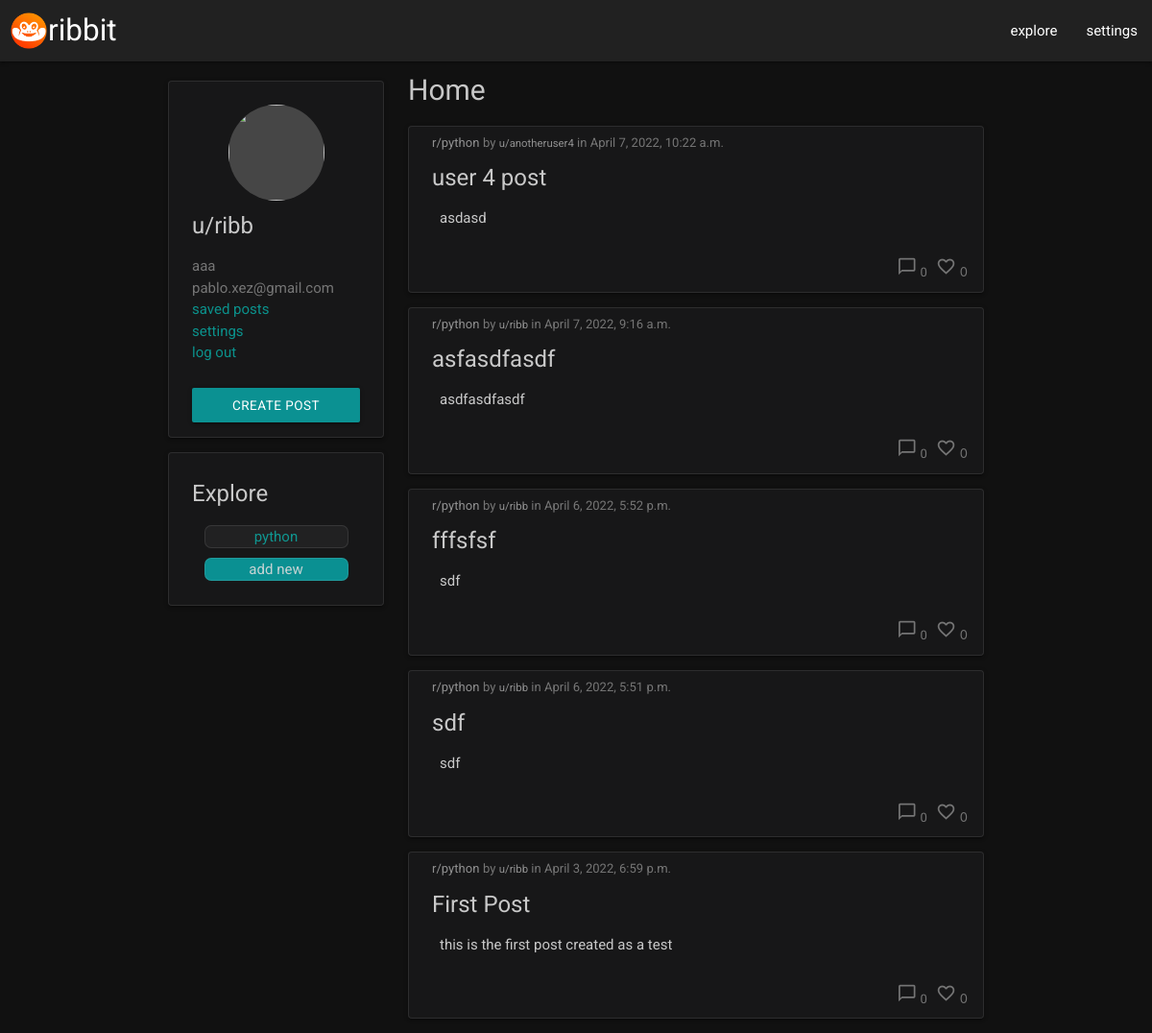
The app's page / (signed in), older data.
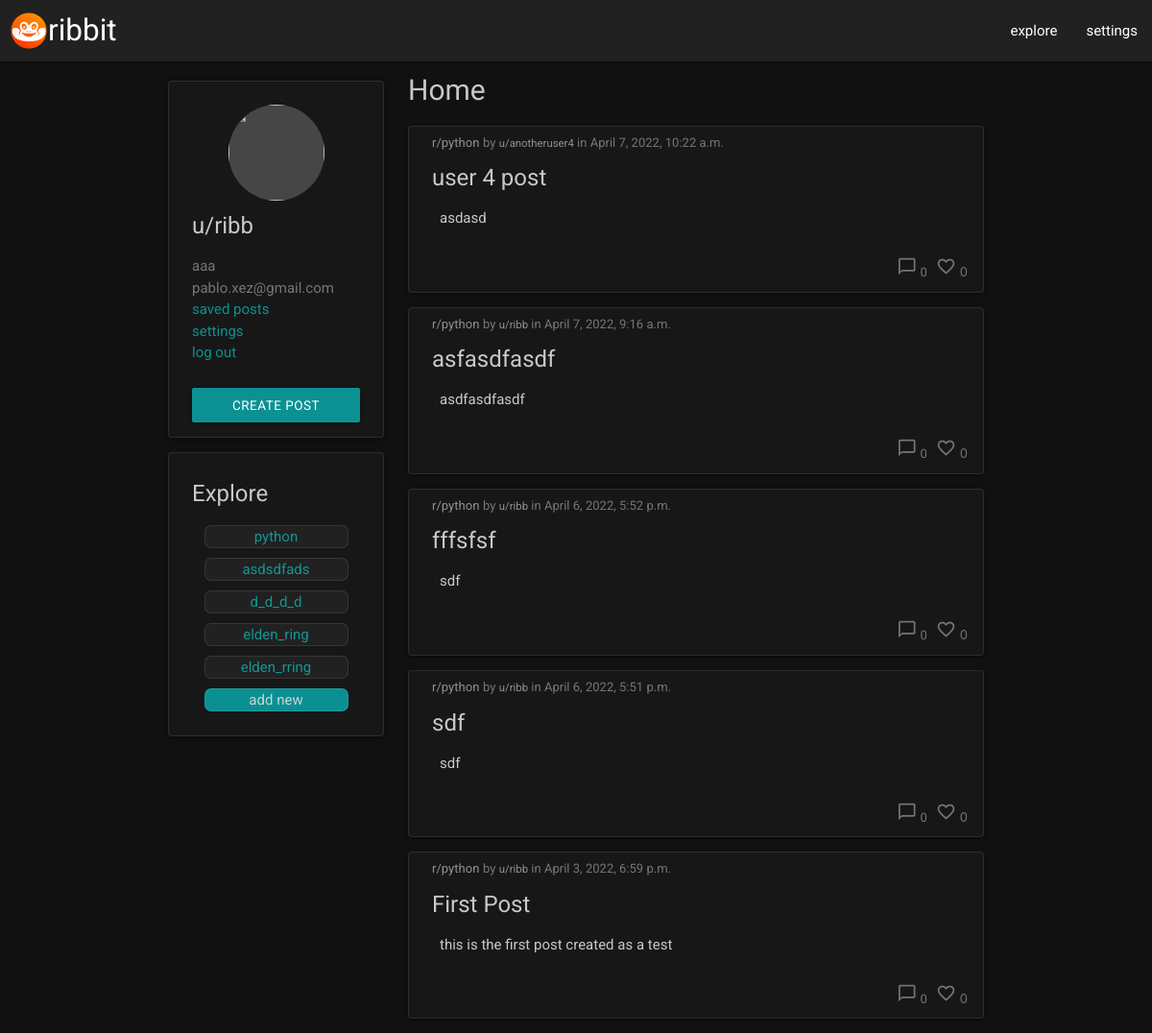
The same page, newer data.
### wall/models.py (models this page shows, shortened)
class Category(models.Model):
    name = models.CharField(max_length=12, unique=True)
    class Meta:
        verbose_name_plural = "categories"
    def __str__(self):
        return str(self.name)

class Post(models.Model):
    title = models.CharField(max_length=100, unique=True)
    slug = models.SlugField(max_length=100, unique=True)
    content = models.TextField()
    featured_image = CloudinaryField('image', default='placeholder')
    excerpt = models.TextField(blank=True)
    category = models.ForeignKey(Category, on_delete=models.CASCADE)
    author = models.ForeignKey(
        User, on_delete=models.CASCADE, related_name="posts")
    date_created = models.DateTimeField(auto_now_add=True)
    date_modified = models.DateTimeField(auto_now=True)
    likes = models.ManyToManyField(User, related_name='post_likes', blank=True)
    class Meta:
        ordering = ['-date_created']

### wall/views.py (the view)
# urls.py: 2. Add a URL to urlpatterns:  path('', Home.as_view(), name='home')
class Home(generic.ListView):
    model = Post
    template_name = 'wall/index.html'
    paginate_by = 25
    def get_context_data(self, **kwargs):
        context = super(Home, self).get_context_data(**kwargs)
        context['posts'] = Post.objects.all()
        context['categories'] = Category.objects.all()
        return context

### templates/wall/index.html
{% extends "wall/base.html" %}
{% block content %}
    <div class="flex-container">
        <div class="side-content">
            {% include "wall/modules/user_module.html" %}
            {% include "wall/modules/explore_module.html" %}
        </div>
        <div class="feed-content">
            <h2 id="page-title">Home</h2>
            {% for post in posts %}
                {% include "wall/modules/post_module.html" with post=post%}
            {% endfor %}
        </div>
    </div>
{% endblock %}

### templates/wall/modules/explore_module.html
<div class="card">
    <div class="card-content white-text padding-bottom-small">
        <span class="module-title">Explore</span>
        <ul id="categories-list">
            {% for category in categories %}
            <li><a href="{% url 'category_view' category.name %}">{{ category.name }}</a></li>
            {% endfor %}
            <li class="accent-bg"><a id="btn-create-category" href="{% url 'new_category' %}">add new</a></li>
        </ul>
    </div>
</div>

### templates/wall/modules/post_module.html
<div class="card">
    <div class="card-content white-text padding-vertical-small">
        <div class="category-label">
            <a href="{% url 'category_view' post.category %}" class="floaty-anchor"  alt="go to category page">r/{{ post.category }}</a>
            <a href="{% url 'post_view' post.slug %}" class="full-anchor" alt="view full post"></a>
            <span class="secondary-text small">by
                <a href="{% url 'coming_soon' 'User Profiles' %}" class="floaty-anchor" alt="go to coming soon page">u/{{ post.author }}</a> in
                {{ post.date_created }}</span>
        </div>
        <span class="card-title">{{ post.title }}</span>
        <div class="mask-content">
            <a href="{% url 'post_view' post.slug %}" class="full-anchor" alt="view full page"></a>
            <p>{{ post.content }}</p>
        </div>
        {% if user.is_authenticated %}
        <div class="comments-likes">
            <a href="{% url 'post_view' post.slug %}" class="floaty-anchor">
                <i class="small material-icons">chat_bubble_outline</i>
            </a>
            <span class="secondary-text">{{ post.comments.count }}</span>
            {% include "wall/modules/like_button.html" %}
        </div>
        {% endif %}
    </div>
</div>

### templates/wall/modules/like_button.html (shortened to what this page needs)
<form style="display:inline;" action="{% url 'post_like' post.slug %}" method="POST">
    <button type="submit" class="btn-trans floaty-anchor">
        <i class="small material-icons">
        </i>
        <span class="secondary-text">{{ post.likes.count }}</span>
    </button>
</form>

Row changes from the older to the newer data that the page shows:
added Category: name "asdsdfads"
added Category: name "d_d_d_d"
added Category: name "elden_ring"
added Category: name "elden_rring"
